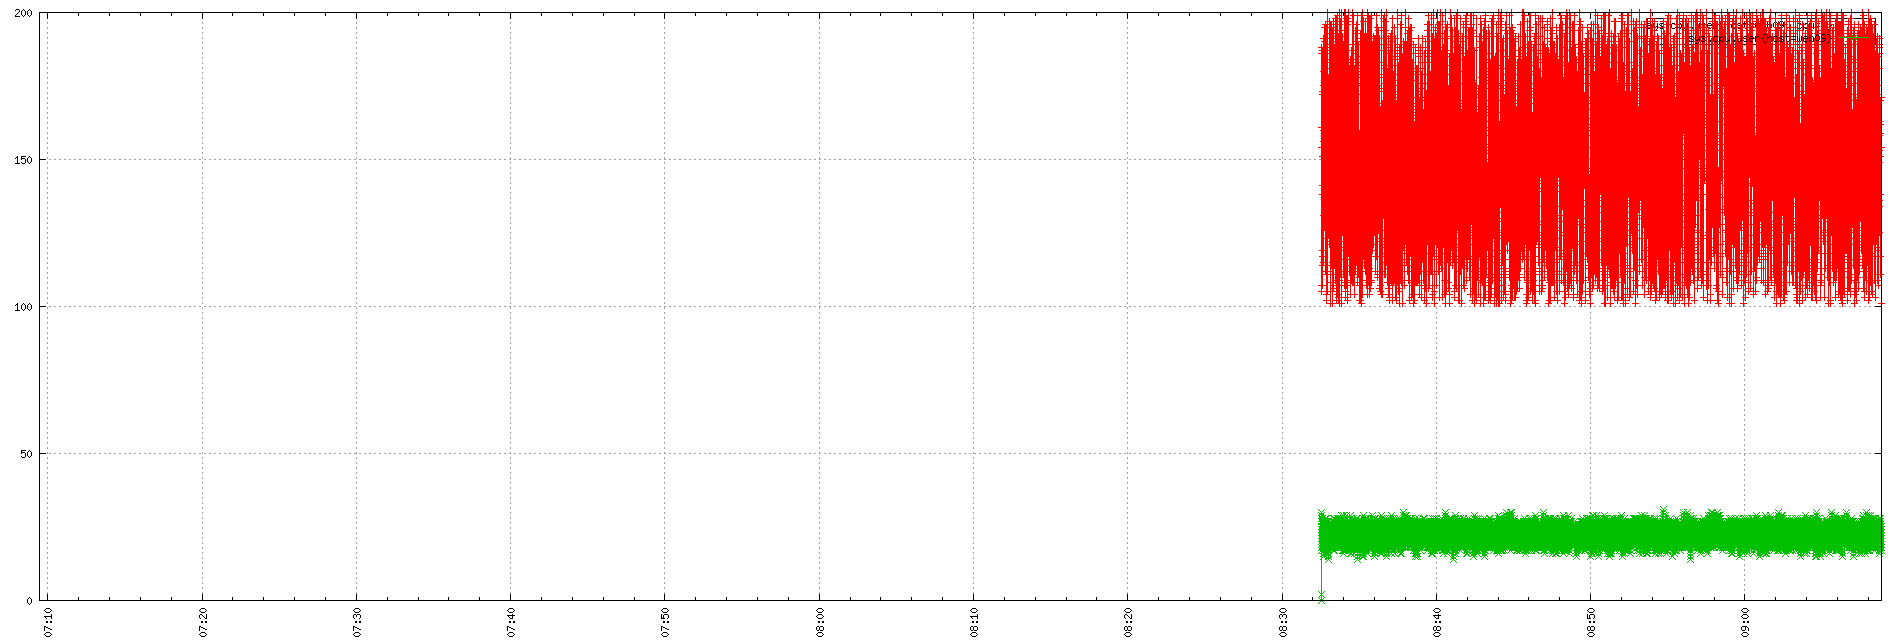

Write gnuplot code to recreate this figure.
set term png small size 1900,644
set xdata time
set timefmt "%s"
if (GPVAL_VERSION < 4.6) set xtics rotate; else set xtics rotate right
set output "${TMPDIR-'tmp'}/tsd/a100d44f.png"
set xrange ["1673766568":"1673773731"]
set format x "%H:%M"
set grid
set style data linespoint
set key right box
set yrange [0:]
plot  "${TMPDIR-'tmp'}/tsd/a100d44f_0.dat" using 1:2 title "sys.cpu.user{host=web09, cpu=3}", \
 "${TMPDIR-'tmp'}/tsd/a100d44f_1.dat" using 1:2 title "sys.cpu.user{host=web09}"
